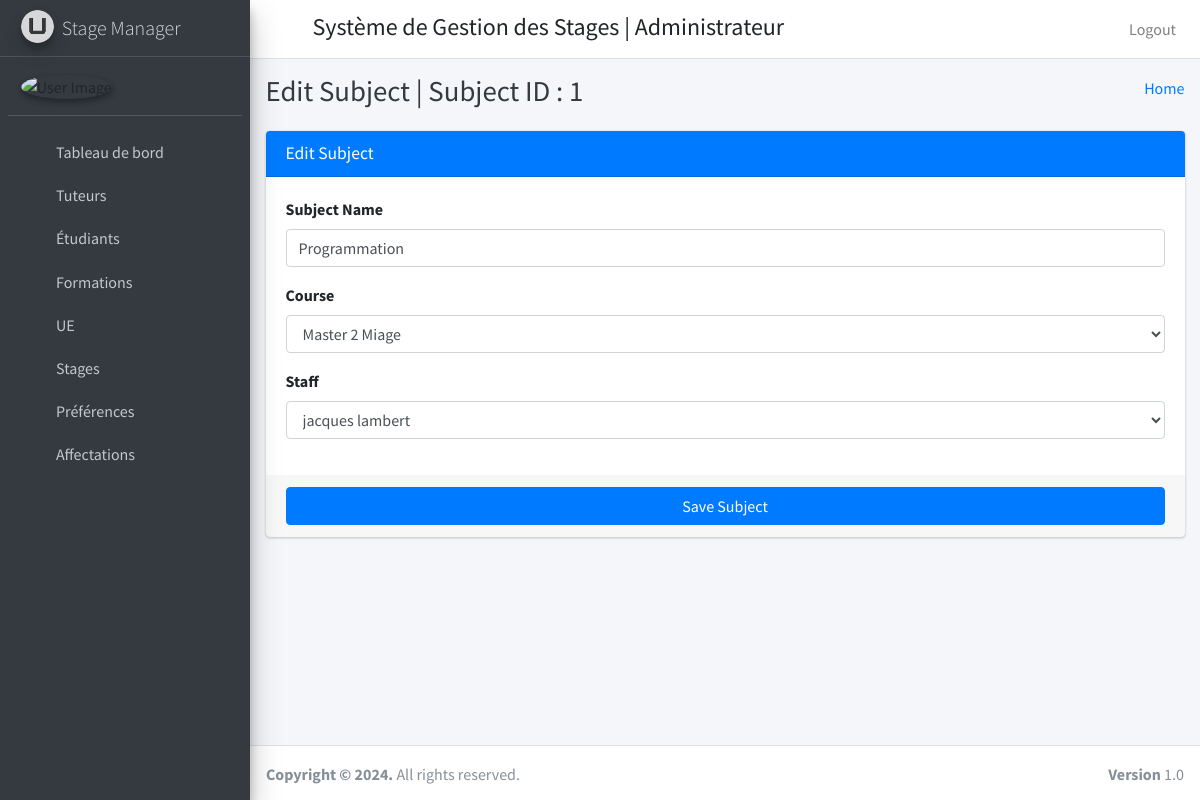
The app's page /edit_subject/1 with its own data.
### stage_management_app/models.py (models this page shows, shortened)
class Subjects(models.Model):
    id=models.AutoField(primary_key=True)
    subject_name=models.CharField(max_length=255)
    course_id=models.ForeignKey(Courses,on_delete=models.CASCADE,default=1)
    staff_id=models.ForeignKey(CustomUser,on_delete=models.CASCADE)
    created_at=models.DateTimeField(auto_now_add=True)
    updated_at=models.DateTimeField(auto_now_add=True)
    objects=models.Manager()

class Courses(models.Model):
    id=models.AutoField(primary_key=True)
    course_name=models.CharField(max_length=255)
    created_at=models.DateTimeField(auto_now_add=True)
    updated_at=models.DateTimeField(auto_now_add=True)
    objects=models.Manager()

class CustomUser(AbstractUser):
    user_type_data = ((1, "HOD"), (2, "Staff"), (3, "Student"))
    user_type = models.CharField(default=1, choices=user_type_data, max_length=10)
    groups = models.ManyToManyField(
        'auth.Group',
        verbose_name='groups',
        blank=True,
        help_text='The groups this user belongs to.',
        related_name='customuser_set',  # Change this to a unique related_name
        related_query_name='user',
    )
    user_permissions = models.ManyToManyField(
        'auth.Permission',
        verbose_name='user permissions',
        blank=True,
        help_text='Specific permissions for this user.',
        related_name='customuser_set',  # Change this to a unique related_name
        related_query_name='user',
    )

### stage_management_app/HodViews.py (the view)
# urls.py: path('edit_subject/<int:subject_id>', HodViews.edit_subject,name="edit_subject"),
def edit_subject(request,subject_id):
    subject=Subjects.objects.get(id=subject_id)
    courses=Courses.objects.all()
    staffs=CustomUser.objects.filter(user_type=2)
    return render(request,"hod_template/edit_subject_template.html",{"subject":subject,"staffs":staffs,"courses":courses,"id":subject_id})

### stage_management_app/templates/hod_template/edit_subject_template.html (shortened to what this page needs)
{% extends 'hod_template/base_template.html' %}
{% block page_title %}
Edit Subject | Subject ID : {{ subject.id }}
{% endblock page_title %}
{% block main_content %}
    <section class="content">
      <div class="container-fluid">
          <div class="row">
              <div class="col-md-12">
            <div class="card card-primary">
              <div class="card-header">
                <h3 class="card-title">Edit Subject</h3>
              </div>
              <form role="form" action="/edit_subject_save" method="post">
                <div class="card-body">
                  <div class="form-group">
                    <label>Subject Name </label>
                    <input type="text" class="form-control" name="subject_name" placeholder="Enter Subject" value="{{ subject.subject_name }}">
                  </div>
                   <div class="form-group">
                    <label>Course </label>
                    <select class="form-control" name="course">
                        {% for course in courses %}
                              <option value="{{ course.id }}" {% if course.id == subject.course_id.id %} selected {% endif %}>{{ course.course_name }}</option>
                        {% endfor %}
                    </select>
                  </div>
                  <div class="form-group">
                    <label>Staff</label>
                    <select class="form-control" name="staff">
                        {% for staff in staffs %}
                          <option value="{{ staff.id }}" {% if staff.id == subject.staff_id.id %} selected {% endif %}>{{ staff.first_name }} {{ staff.last_name }}</option>
                        {% endfor %}
                    </select>
                  </div>
                </div>
                <div class="card-footer">
                  <button type="submit" class="btn btn-primary btn-block">Save Subject</button>
                </div>
              </form>
            </div>
          </div>
          </div>
      </div>
    </section>
{% endblock main_content %}

### records on screen
Subjects: id "1", subject_name "Programmation", course "Master 2 Miage", staff "jacques lambert"
